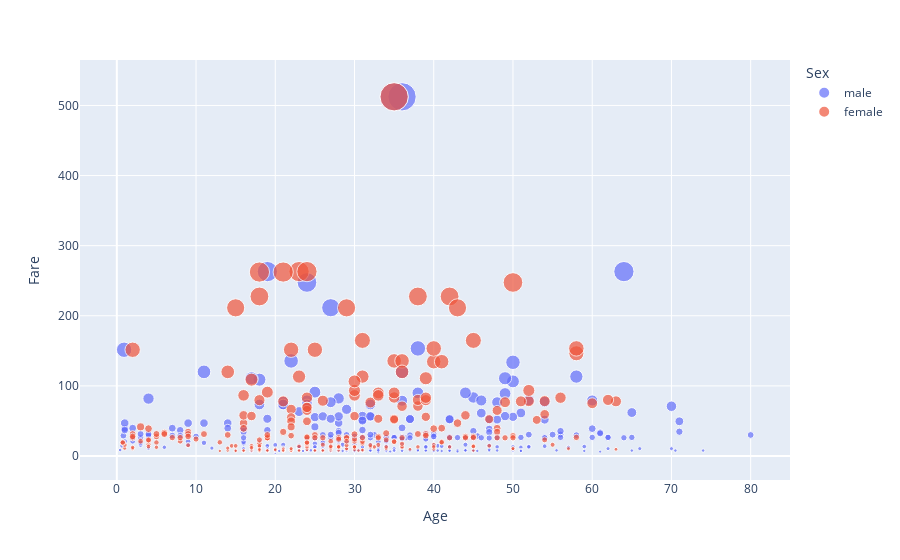

Notebook cell for this chart:
### Markdown cell above
Qn 6: Using a scatter plot, plot the ages to the fare paid by the each passenger based on their gender.

### Code cell
fig = px.scatter(titanic, x="Age", y="Fare", color="Sex", size='Fare') #hover_data=['petal_width'])
fig.show()

### Figure 1 — Plotly figure (JSON) as saved in the notebook; plotly's stock layout.template omitted (floating-point values rounded to 4 significant figures; data arrays with more than 128 entries replaced by an {"elided": "..."} marker saying what was removed)
{"data": [{"hovertemplate": "Sex=male<br>Age=%{x}<br>Fare=%{marker.size}<extra></extra>", "legendgroup": "male", "marker": {"color": "#636efa", "size": {"elided": "577 float values"}, "sizemode": "area", "sizeref": 1.281, "symbol": "circle"}, "mode": "markers", "name": "male", "orientation": "v", "showlegend": true, "type": "scatter", "x": {"elided": "577 float values"}, "xaxis": "x", "y": {"elided": "577 float values"}, "yaxis": "y"}, {"hovertemplate": "Sex=female<br>Age=%{x}<br>Fare=%{marker.size}<extra></extra>", "legendgroup": "female", "marker": {"color": "#EF553B", "size": {"elided": "314 float values"}, "sizemode": "area", "sizeref": 1.281, "symbol": "circle"}, "mode": "markers", "name": "female", "orientation": "v", "showlegend": true, "type": "scatter", "x": {"elided": "314 float values"}, "xaxis": "x", "y": {"elided": "314 float values"}, "yaxis": "y"}], "layout": {"legend": {"itemsizing": "constant", "title": {"text": "Sex"}, "tracegroupgap": 0}, "margin": {"t": 60}, "xaxis": {"anchor": "y", "domain": [0, 1], "title": {"text": "Age"}}, "yaxis": {"anchor": "x", "domain": [0, 1], "title": {"text": "Fare"}}}}
